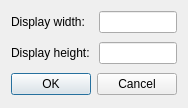
<?xml version="1.0" encoding="UTF-8"?>
<ui version="4.0">
 <class>DisplaySizeDialog</class>
 <widget class="QDialog" name="DisplaySizeDialog">
  <property name="geometry">
   <rect>
    <x>0</x>
    <y>0</y>
    <width>184</width>
    <height>108</height>
   </rect>
  </property>
  <property name="windowTitle">
   <string>Display Size</string>
  </property>
  <layout class="QFormLayout" name="formLayout">
   <property name="horizontalSpacing">
    <number>9</number>
   </property>
   <property name="verticalSpacing">
    <number>9</number>
   </property>
   <item row="0" column="0">
    <widget class="QLabel" name="label">
     <property name="text">
      <string>Display width:</string>
     </property>
    </widget>
   </item>
   <item row="0" column="1">
    <widget class="QLineEdit" name="widthEdit"/>
   </item>
   <item row="1" column="0">
    <widget class="QLabel" name="label_2">
     <property name="text">
      <string>Display height:</string>
     </property>
    </widget>
   </item>
   <item row="1" column="1">
    <widget class="QLineEdit" name="heightEdit"/>
   </item>
   <item row="2" column="0" colspan="2">
    <widget class="QDialogButtonBox" name="buttonBox">
     <property name="orientation">
      <enum>Qt::Horizontal</enum>
     </property>
     <property name="standardButtons">
      <set>QDialogButtonBox::Cancel|QDialogButtonBox::Ok</set>
     </property>
    </widget>
   </item>
  </layout>
 </widget>
 <resources/>
 <connections>
  <connection>
   <sender>buttonBox</sender>
   <signal>accepted()</signal>
   <receiver>DisplaySizeDialog</receiver>
   <slot>accept()</slot>
   <hints>
    <hint type="sourcelabel">
     <x>248</x>
     <y>254</y>
    </hint>
    <hint type="destinationlabel">
     <x>157</x>
     <y>274</y>
    </hint>
   </hints>
  </connection>
  <connection>
   <sender>buttonBox</sender>
   <signal>rejected()</signal>
   <receiver>DisplaySizeDialog</receiver>
   <slot>reject()</slot>
   <hints>
    <hint type="sourcelabel">
     <x>316</x>
     <y>260</y>
    </hint>
    <hint type="destinationlabel">
     <x>286</x>
     <y>274</y>
    </hint>
   </hints>
  </connection>
 </connections>
</ui>
